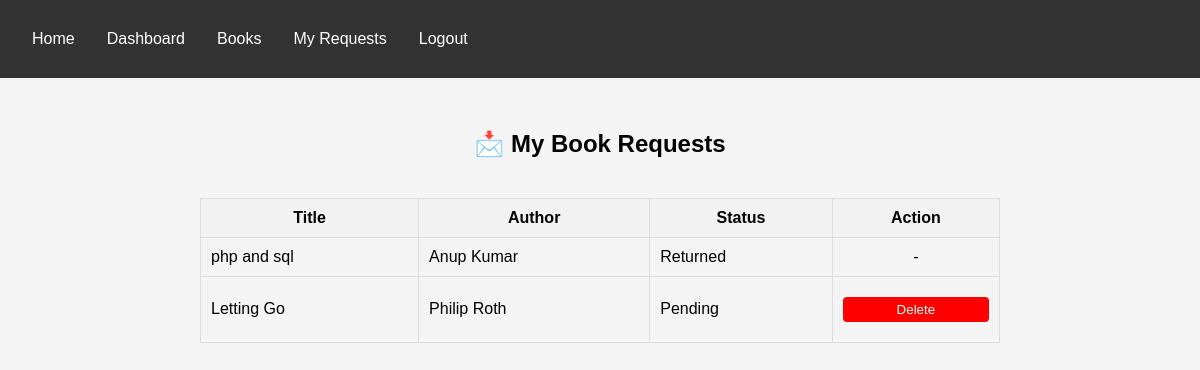
Page /my_requests (signed in) on the committed database.
### tables this page shows
CREATE TABLE requests (id INTEGER PRIMARY KEY AUTOINCREMENT, user_id INTEGER, book_id INTEGER, status TEXT);

CREATE TABLE books (id INTEGER PRIMARY KEY AUTOINCREMENT, title TEXT, author TEXT, category TEXT, available TEXT, image TEXT);

### app.py (the view)
@app.route('/my_requests')
def my_requests():
    if 'user_id' not in session:
        return redirect('/login')
    user_id = session['user_id']
    conn = get_db_connection()
    requests = conn.execute('''
        SELECT requests.id AS request_id, books.title, books.author, requests.status
        FROM requests
        JOIN books ON requests.book_id = books.id
        WHERE requests.user_id = ?
    ''', (user_id,)).fetchall()
    conn.close()
    return render_template('my_requests.html', requests=requests)

### app.py (called while the page is built)
def get_db_connection():
    conn = sqlite3.connect('database.db')
    conn.row_factory = sqlite3.Row
    return conn

### templates/my_requests.html
{% extends "base.html" %}
{% block content %}
<h2 style="text-align: center; margin-top: 20px;">📩 My Book Requests</h2>
<div style="max-width: 800px; margin: auto; padding: 20px;">
  {% if requests %}
    <table style="width: 100%; border-collapse: collapse;">
      <thead>
        <tr style="background-color: #f2f2f2;">
          <th style="padding: 10px; border: 1px solid #ddd;">Title</th>
          <th style="padding: 10px; border: 1px solid #ddd;">Author</th>
          <th style="padding: 10px; border: 1px solid #ddd;">Status</th>
          <th style="padding: 10px; border: 1px solid #ddd;">Action</th>
        </tr>
      </thead>
      <tbody>
        {% for req in requests %}
        <tr>
          <td style="padding: 10px; border: 1px solid #ddd;">{{ req.title }}</td>
          <td style="padding: 10px; border: 1px solid #ddd;">{{ req.author }}</td>
          <td style="padding: 10px; border: 1px solid #ddd;">{{ req.status }}</td>
          <td style="padding: 10px; border: 1px solid #ddd; text-align: center;">
            {% if req.status == 'Pending' %}
              <form action="{{ url_for('delete_user_request', request_id=req.request_id) }}" method="post" style="display:inline;">
  <button type="submit" onclick="return confirm('Cancel this request?')"
          style="padding: 5px 10px; background-color: red; color: white; border: none; border-radius: 4px; cursor: pointer;">
    Delete
  </button>
</form>
            {% else %}
              -
            {% endif %}
          </td>
        </tr>
        {% endfor %}
      </tbody>
    </table>
  {% else %}
    <p>No requests found.</p>
  {% endif %}
</div>
{% endblock %}

### static/style.css (style rules this page uses)
body { font-family: Arial, sans-serif; margin: 0; padding: 0; background: #f4f4f4; }
form input, form select, form button { padding: 10px; margin: 10px 0; width: 100%; }
form button { background-color: #333; color: white; border: none; }

### rows in the picture
requests: title "php and sql", author "Anup Kumar", status "Returned"
requests: title "Letting Go", author "Philip Roth", status "Pending"
